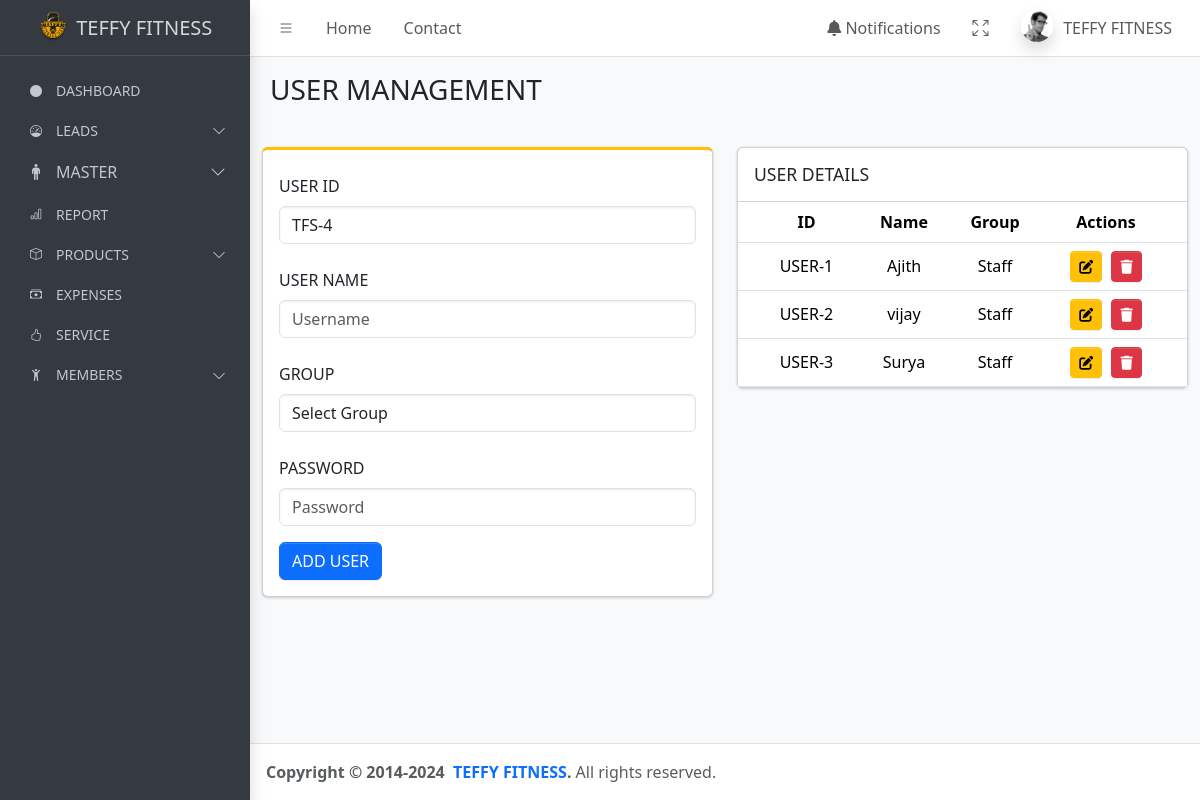
The page /user_management/ on the database as committed earlier.
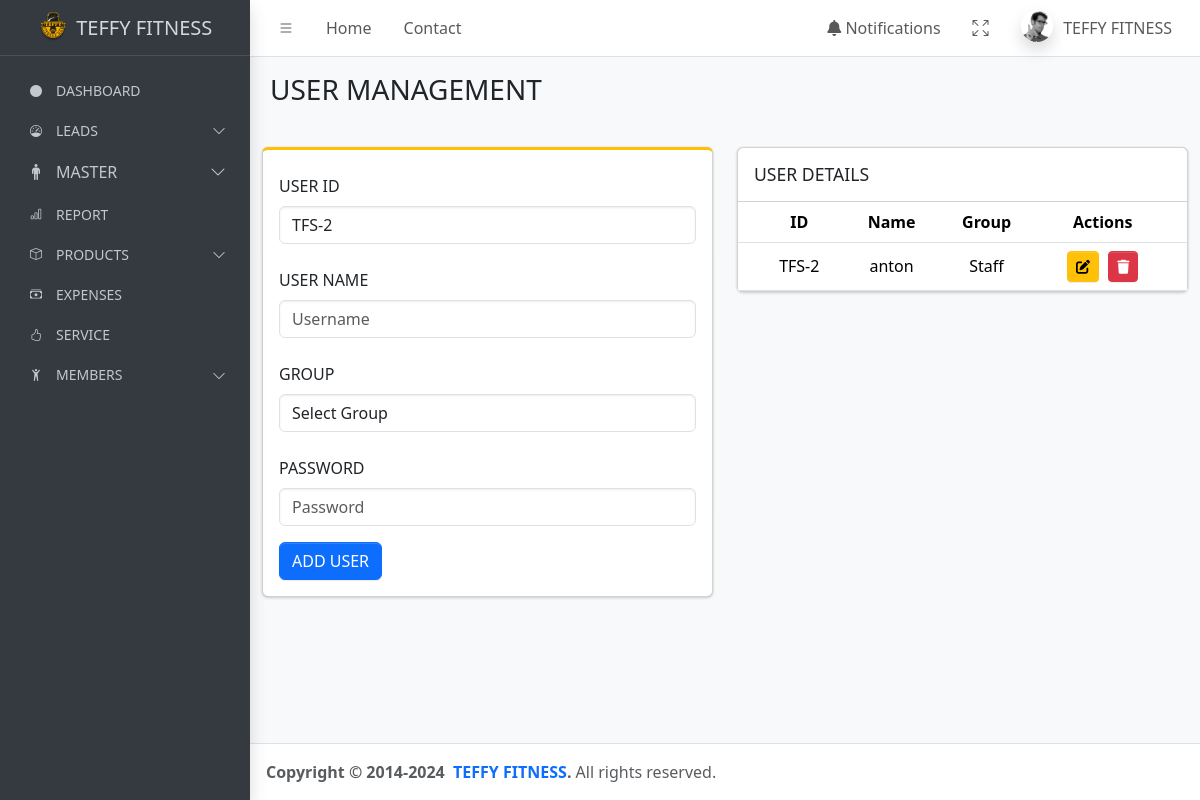
The same page on the database as committed later.
### teffyapp/models.py (models this page shows, shortened)
class UserProfile(models.Model):
    user = models.ForeignKey(to=User, on_delete=models.CASCADE)
    profile_user_id = models.CharField(max_length=100, unique=True)
    group = models.CharField(max_length=50, null=True, blank=True)

### teffyapp/views.py (the view, shortened to what this page needs)
# urls.py: path("user_management/", user_management, name="user_management"),
def user_management(request):
    user_count = UserProfile.objects.count() + 1
    profile_user_id = f"TFS-{user_count}"
    data = UserProfile.objects.all()
    is_admin = request.user.is_superuser
    is_staff = request.user.is_staff
    context = {
        "data": data,
        "profile_user_id": profile_user_id,
        "is_admin": is_admin,
        "is_staff": is_staff,
    }
    return render(request, "user-management.html", context)

### templates/user-management.html (shortened to what the changed rows need)
{% extends "base.html" %}
{% load static %}
{% block content %}
<main class="app-main">
    <div class="container-fluid">
        <div class="row">
            <div class="container mt-4">
                <div class="row">
                    <div class="col-md-6 mb-4">
                        <div class="card card-warning card-outline">
                            <div class="card-body">
                                <form method="POST" action="{% url 'user_management' %}">
                                    <div class="mb-3">
                                        <label for="user_id" class="form-label mt-2">USER ID</label>
                                        <input type="text" id="user_id" name="user_id" class="form-control" placeholder="User ID" value="{{ profile_user_id }}" readonly>
                                    </div>
                                </form>
                            </div>
                        </div>
                    </div>
                    <div class="col-md-6 mb-4">
                        <div class="card">
                            <div class="card-body p-0">
                                <table class="table" id="planTable">
                                    <thead>
                                        <tr>
                                            <th>ID</th>
                                            <th>Name</th>
                                            <th>Group</th>
                                            <th>Actions</th>
                                        </tr>
                                    </thead>
                                    <tbody>
                                        {% for da in data %}
                                            {% if da.group == "admin" %}
                                                <tr>
                                                    <td>{{ da.profile_user_id }}</td>
                                                    <td>{{ da.user.username }}</td>
                                                    <td>ADMIN</td>
                                                    <td>
                                                        <a href="{% url 'edit_user' da.profile_user_id %}" class="btn btn-sm btn-warning" title="Edit">
                                                            <i class="fas fa-edit"></i>
                                                        </a>
                                                        <form method="POST" action="{% url 'delete_user' da.profile_user_id %}" style="display:inline;">
                                                            {% csrf_token %}
                                                            <button type="submit" class="btn btn-sm btn-danger" title="Delete" onclick="return confirm('Are you sure you want to delete this user?');">
                                                                <i class="fas fa-trash"></i>
                                                            </button>
                                                        </form>
                                                    </td>
                                                </tr>
                                            {% elif da.group == "staff" %}
                                                <tr>
                                                    <td>{{ da.profile_user_id }}</td>
                                                    <td>{{ da.user.username }}</td>
                                                    <td>Staff</td>
                                                    <td>
                                                        <a href="{% url 'edit_user' da.profile_user_id %}" class="btn btn-sm btn-warning" title="Edit">
                                                            <i class="fas fa-edit"></i>
                                                        </a>
                                                        <form method="POST" action="{% url 'delete_user' da.profile_user_id %}" style="display:inline;">
                                                            <button type="submit" class="btn btn-sm btn-danger" title="Delete" onclick="return confirm('Are you sure you want to delete this user?');">
                                                                <i class="fas fa-trash"></i>
                                                            </button>
                                                        </form>
                                                    </td>
                                                </tr>
                                            {% endif %}
                                        {% empty %}
                                            <tr>
                                                <td colspan="4" class="text-center">No users found</td>
                                            </tr>
                                        {% endfor %}
                                    </tbody>
                                </table>
                            </div>
                        </div>
                    </div>
                </div>
            </div>
        </div>
    </div>
</main>
{% endblock content %}

Rows that differ between the two databases and show on the page:
removed UserProfile: profile_user_id "USER-1", user.username "Ajith"
removed UserProfile: profile_user_id "USER-2", user.username "vijay"
removed UserProfile: profile_user_id "USER-3", user.username "Surya"
added UserProfile: profile_user_id "TFS-2", user.username "anton"
Other text that changed with them:
form field user_id: "TFS-4" → "TFS-2"
